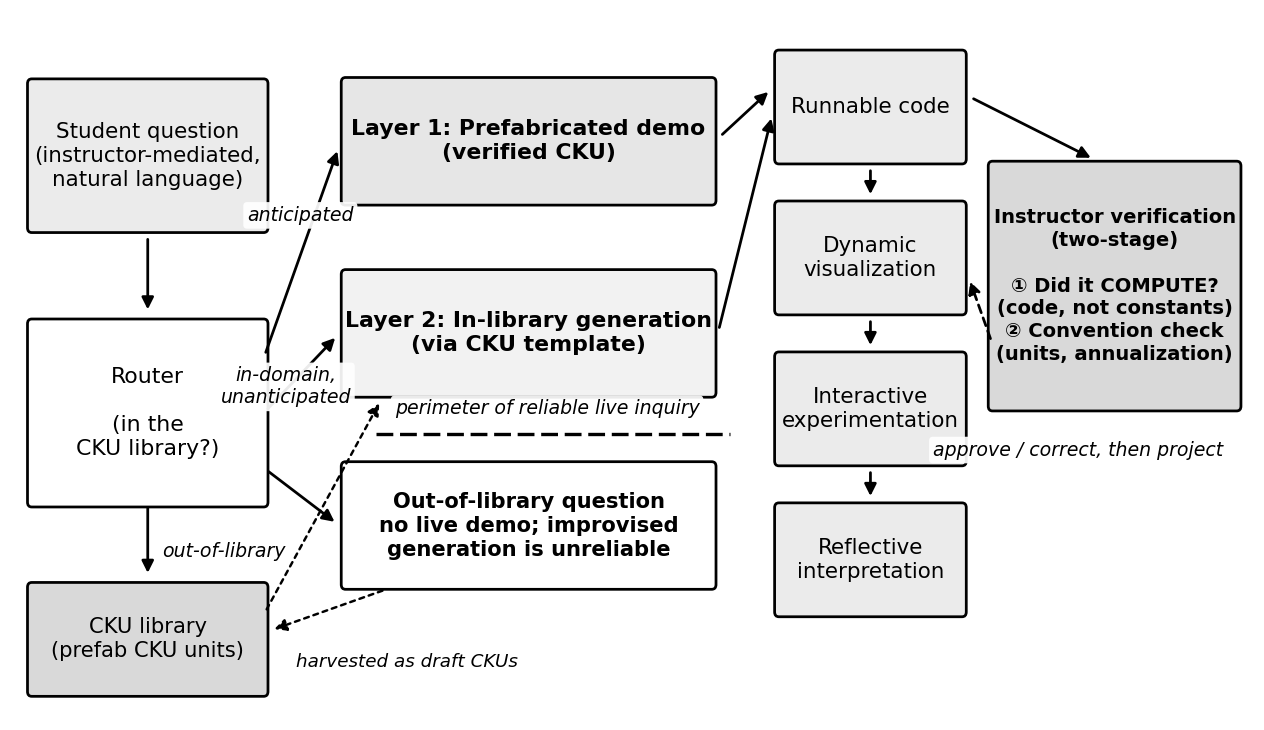

Write the Python code that produced this figure.
"""Fig. 1 - Architecture of the computable classroom and CKU pipeline.

Vector PDF, two-column width (7.16 in), grayscale only, fonts >= 6.5 pt.
Three deployment layers (prefabricated / in-library templated /
out-of-library + convention header), the classroom four-stage chain, and
the instructor verification loop with the 4-question checklist.
Contains no data and no expected numbers (preregistration hygiene).
"""

from pathlib import Path

import matplotlib
matplotlib.use("Agg")
import matplotlib.pyplot as plt
from matplotlib.patches import FancyArrowPatch, FancyBboxPatch

OUT = Path(__file__).resolve().parent / "fig1_architecture.pdf"

plt.rcParams.update({"font.family": "DejaVu Sans", "font.size": 7.5})

FIG_W, FIG_H = 7.16, 4.05
fig, ax = plt.subplots(figsize=(FIG_W, FIG_H))
ax.set_xlim(0, 100)
ax.set_ylim(0, 50)
ax.axis("off")


def box(x, y, w, h, text, fc="white", fs=7.2, weight="normal", lw=0.9):
    p = FancyBboxPatch((x, y), w, h, boxstyle="round,pad=0.35", fc=fc,
                       ec="black", lw=lw)
    ax.add_patch(p)
    ax.text(x + w / 2, y + h / 2, text, ha="center", va="center",
            fontsize=fs, weight=weight, linespacing=1.25)


def arrow(x1, y1, x2, y2, lw=0.9, ls="-"):
    ax.add_patch(FancyArrowPatch((x1, y1), (x2, y2), arrowstyle="-|>", lw=lw,
                                 linestyle=ls, color="black", mutation_scale=8))


# ---- left: question entry + router + library ------------------------------
# label pad: white box so labels stay readable over arrows (AE fix)
LB = dict(boxstyle="round,pad=0.2", fc="white", ec="none", alpha=0.92)

box(0.8, 35.0, 19, 10.5,
    "Student question\n(instructor-mediated,\nnatural language)", fc="0.92", fs=7.0)
box(0.8, 15.0, 19, 13.0,
    "Router\n\n(in the\nCKU library?)")
arrow(10.3, 34.6, 10.3, 28.6)

box(0.8, 1.2, 19, 7.6,
    "CKU library\n(prefab CKU units)", fc="0.85", fs=6.9)
arrow(10.3, 15.0, 10.3, 9.4)

# ---- middle: two reliable layers + a hard boundary -------------------------
lx, lw_ = 26.5, 30
box(lx, 37.0, lw_, 8.6,
    "Layer 1: Prefabricated demo\n(verified CKU)",
    fc="0.90", weight="bold", fs=7.2)
box(lx, 23.0, lw_, 8.6,
    "Layer 2: In-library generation\n(via CKU template)",
    fc="0.95", weight="bold", fs=7.2)
# hard boundary of reliable live inquiry
ax.plot([29.0, lx + lw_ + 1.5], [20.0, 20.0], color="black",
        lw=1.1, linestyle=(0, (5, 2)))
ax.text(lx + lw_ - 1.0, 21.4, "perimeter of reliable live inquiry",
        fontsize=6.2, ha="right", style="italic", bbox=LB)
box(lx, 9.0, lw_, 8.6,
    "Out-of-library question\nno live demo; improvised\ngeneration is unreliable",
    fc="white", weight="bold", fs=6.9)

arrow(19.8, 25.5, lx - 0.5, 41.0)
arrow(19.8, 21.5, lx - 0.5, 27.3)
arrow(19.8, 17.5, lx - 0.5, 13.3)
# route labels: horizontal, offset from the arrows, on white pads (AE fix)
ax.text(22.8, 35.5, "anticipated", fontsize=6.2, ha="center", style="italic",
        bbox=LB)
ax.text(21.6, 22.2, "in-domain,\nunanticipated", fontsize=6.2, ha="center",
        style="italic", bbox=LB)
ax.text(16.5, 11.0, "out-of-library", fontsize=6.2, ha="center", style="italic",
        bbox=LB)

# library feeds layer 2 (dashed); self-explanatory ("via CKU template" is in
# the Layer-2 box), so no on-arrow label -- the corner was too crowded (AE fix)
arrow(19.8, 6.8, lx + 3.0, 22.6, ls=(0, (2, 2)), lw=0.8)
# out-of-library questions are harvested back into the library as new CKUs
arrow(lx + 3.5, 8.7, 20.2, 5.6, ls=(0, (2, 2)), lw=0.8)
ax.text(31.5, 3.0, "harvested as draft CKUs", fontsize=6.0, ha="center",
        style="italic", bbox=LB)

# ---- right: classroom chain -------------------------------------------------
cx, cw = 62.0, 15
chain = [("Runnable code", 40.0), ("Dynamic\nvisualization", 29.0),
         ("Interactive\nexperimentation", 18.0), ("Reflective\ninterpretation", 7.0)]
for label, cy in chain:
    box(cx, cy, cw, 7.6, label, fc="0.92", fs=7.0)
for i in range(len(chain) - 1):
    arrow(cx + cw / 2, chain[i][1] - 0.4, cx + cw / 2, chain[i + 1][1] + 8.0)

# only the two reliable layers feed the classroom chain
arrow(lx + lw_ + 0.5, 41.5, cx - 0.5, 45.2)
arrow(lx + lw_ + 0.5, 27.3, cx - 0.5, 43.4)

# ---- instructor verification loop --------------------------------------------
box(79.5, 22.0, 20, 17.5,
    "Instructor verification\n(two-stage)\n\n"
    "① Did it COMPUTE?\n(code, not constants)\n"
    "② Convention check\n(units, annualization)",
    fc="0.85", fs=6.4, weight="bold")
arrow(cx + cw + 0.5, 44.6, 88.0, 39.9)              # code -> verification
arrow(79.5, 26.5, cx + cw + 0.5, 31.5, ls=(0, (3, 2)))  # approve -> project
ax.text(86.5, 18.4, "approve / correct, then project", fontsize=6.2,
        ha="center", style="italic", bbox=LB)

fig.savefig(OUT, bbox_inches="tight")
fig.savefig(str(OUT).replace(".pdf", ".png"), dpi=220, bbox_inches="tight")
print(f"wrote {OUT} (+png)")
